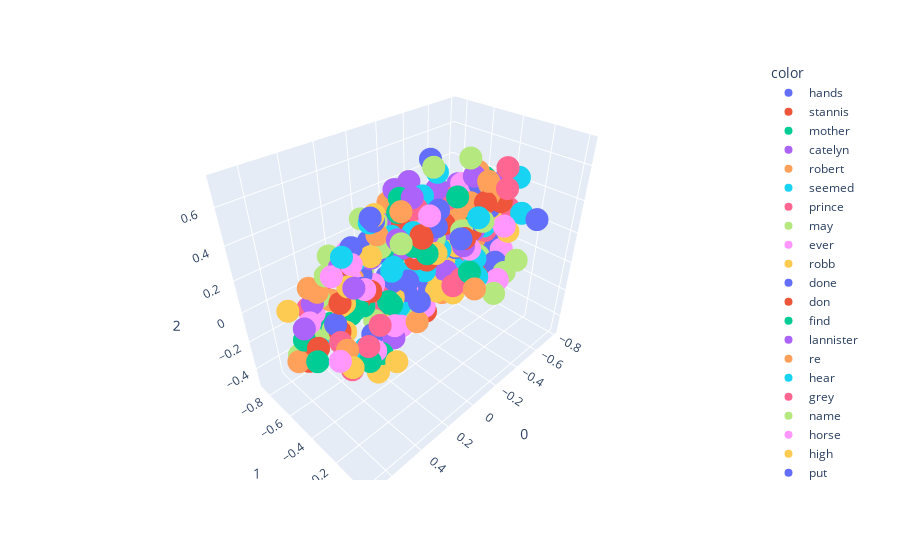

The code cell stored with this chart in its notebook:
### Code cell
fig = px.scatter_3d(X[200:500], x =0 , y =1,z=2,color=y[200:500])
fig.show()
